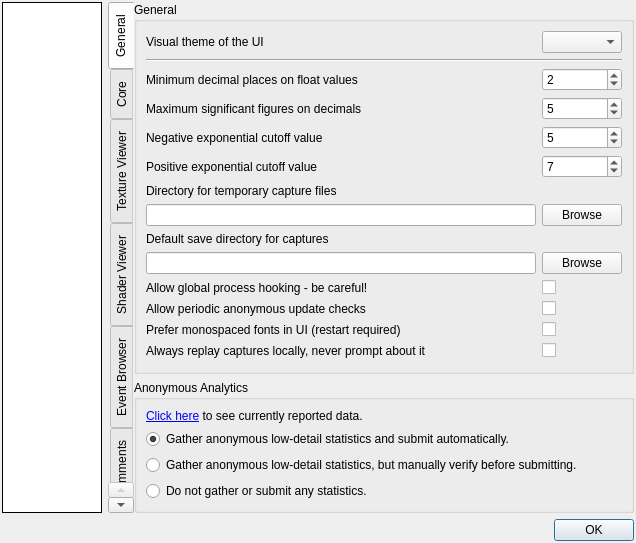
<?xml version="1.0" encoding="UTF-8"?>
<ui version="4.0">
 <class>SettingsDialog</class>
 <widget class="QWidget" name="SettingsDialog">
  <property name="geometry">
   <rect>
    <x>0</x>
    <y>0</y>
    <width>561</width>
    <height>519</height>
   </rect>
  </property>
  <property name="windowTitle">
   <string>Settings</string>
  </property>
  <layout class="QGridLayout" name="gridLayout">
   <property name="leftMargin">
    <number>2</number>
   </property>
   <property name="topMargin">
    <number>2</number>
   </property>
   <property name="rightMargin">
    <number>2</number>
   </property>
   <property name="bottomMargin">
    <number>2</number>
   </property>
   <item row="1" column="2">
    <widget class="QDialogButtonBox" name="okButton">
     <property name="standardButtons">
      <set>QDialogButtonBox::Ok</set>
     </property>
    </widget>
   </item>
   <item row="0" column="0">
    <widget class="QListWidget" name="pages">
     <property name="sizePolicy">
      <sizepolicy hsizetype="Minimum" vsizetype="Expanding">
       <horstretch>0</horstretch>
       <verstretch>0</verstretch>
      </sizepolicy>
     </property>
     <property name="frameShape">
      <enum>QFrame::Panel</enum>
     </property>
     <property name="frameShadow">
      <enum>QFrame::Plain</enum>
     </property>
     <property name="horizontalScrollBarPolicy">
      <enum>Qt::ScrollBarAlwaysOff</enum>
     </property>
     <property name="sizeAdjustPolicy">
      <enum>QAbstractScrollArea::AdjustToContents</enum>
     </property>
     <property name="editTriggers">
      <set>QAbstractItemView::NoEditTriggers</set>
     </property>
     <property name="selectionBehavior">
      <enum>QAbstractItemView::SelectRows</enum>
     </property>
     <property name="textElideMode">
      <enum>Qt::ElideNone</enum>
     </property>
     <property name="resizeMode">
      <enum>QListView::Adjust</enum>
     </property>
    </widget>
   </item>
   <item row="0" column="2">
    <widget class="QTabWidget" name="tabWidget">
     <property name="tabPosition">
      <enum>QTabWidget::West</enum>
     </property>
     <property name="currentIndex">
      <number>0</number>
     </property>
     <property name="documentMode">
      <bool>true</bool>
     </property>
     <widget class="QWidget" name="general">
      <attribute name="title">
       <string>General</string>
      </attribute>
      <layout class="QVBoxLayout" name="verticalLayout_3">
       <property name="leftMargin">
        <number>0</number>
       </property>
       <property name="topMargin">
        <number>0</number>
       </property>
       <property name="rightMargin">
        <number>0</number>
       </property>
       <property name="bottomMargin">
        <number>0</number>
       </property>
       <item>
        <widget class="QGroupBox" name="groupBox">
         <property name="title">
          <string>General</string>
         </property>
         <layout class="QGridLayout" name="gridLayout_5">
          <item row="6" column="0">
           <widget class="QLabel" name="label_5">
            <property name="toolTip">
             <string>Changes the directory where capture files are saved after being created, until saved manually or deleted.

Defaults to %TEMP%.</string>
            </property>
            <property name="text">
             <string>Directory for temporary capture files</string>
            </property>
           </widget>
          </item>
          <item row="4" column="1">
           <widget class="QSpinBox" name="Formatter_NegExp">
            <property name="toolTip">
             <string>Any numbers smaller than this exponent will be displayed in scientific notation.
E.g. a value of 3 means 0.005 / 10 = 5E-4</string>
            </property>
            <property name="value">
             <number>5</number>
            </property>
           </widget>
          </item>
          <item row="14" column="1">
           <spacer name="verticalSpacer">
            <property name="orientation">
             <enum>Qt::Vertical</enum>
            </property>
            <property name="sizeHint" stdset="0">
             <size>
              <width>0</width>
              <height>0</height>
             </size>
            </property>
           </spacer>
          </item>
          <item row="7" column="0">
           <widget class="QLineEdit" name="tempDirectory">
            <property name="toolTip">
             <string>Changes the directory where capture files are saved after being created, until saved manually or deleted.

Defaults to %TEMP%.</string>
            </property>
           </widget>
          </item>
          <item row="7" column="1">
           <widget class="QPushButton" name="browseTempCaptureDirectory">
            <property name="toolTip">
             <string>Changes the directory where capture files are saved after being created, until saved manually or deleted.

Defaults to %TEMP%.</string>
            </property>
            <property name="text">
             <string>Browse</string>
            </property>
           </widget>
          </item>
          <item row="9" column="1">
           <widget class="QPushButton" name="browseSaveCaptureDirectory">
            <property name="toolTip">
             <string>Changes the default directory for the save dialog when saving capture files.

Defaults to blank, which follows system default behaviour.</string>
            </property>
            <property name="text">
             <string>Browse</string>
            </property>
           </widget>
          </item>
          <item row="10" column="1">
           <widget class="QCheckBox" name="AllowGlobalHook">
            <property name="toolTip">
             <string>Enables functionality on the capture application window that will insert RenderDoc automatically
into all new processes created - then inject into the target (matching) executable.

Useful for capturing programs indirectly that can't easily be launched directly by RenderDoc

Since this is a global system hook it must be used carefully and only when necessary!</string>
            </property>
            <property name="text">
             <string/>
            </property>
           </widget>
          </item>
          <item row="11" column="1">
           <widget class="QCheckBox" name="CheckUpdate_AllowChecks">
            <property name="toolTip">
             <string>Allows RenderDoc to phone home to https://renderdoc.org to anonymously check for new versions.</string>
            </property>
            <property name="text">
             <string/>
            </property>
           </widget>
          </item>
          <item row="12" column="1">
           <widget class="QCheckBox" name="Font_PreferMonospaced">
            <property name="toolTip">
             <string>Wherever possible a monospaced font will be used instead of the default font</string>
            </property>
            <property name="text">
             <string/>
            </property>
           </widget>
          </item>
          <item row="3" column="1">
           <widget class="QSpinBox" name="Formatter_MaxFigures">
            <property name="toolTip">
             <string>No more significant figures than this will be displayed on floats.
e.g. a value of 5 means 0.123456789 will display as 0.12345</string>
            </property>
            <property name="value">
             <number>5</number>
            </property>
           </widget>
          </item>
          <item row="9" column="0">
           <widget class="QLineEdit" name="saveDirectory">
            <property name="toolTip">
             <string>Changes the default directory for the save dialog when saving capture files.

Defaults to blank, which follows system default behaviour.</string>
            </property>
           </widget>
          </item>
          <item row="5" column="1">
           <widget class="QSpinBox" name="Formatter_PosExp">
            <property name="toolTip">
             <string>Any numbers larger than this exponent will be displayed in scientific notation.
e.g. 1000 * 10 = 1e4</string>
            </property>
            <property name="value">
             <number>7</number>
            </property>
            <property name="displayIntegerBase">
             <number>10</number>
            </property>
           </widget>
          </item>
          <item row="13" column="0">
           <widget class="QLabel" name="label_10">
            <property name="toolTip">
             <string>If a capture is marked as being created on a significantly different system (different OS or platform)
as is currently running, then by default the UI will prompt to ask if you want to replay on a remote context.

This option overrides that and will always replay locally if the local context is selected.</string>
            </property>
            <property name="text">
             <string>Always replay captures locally, never prompt about it</string>
            </property>
           </widget>
          </item>
          <item row="13" column="1">
           <widget class="QCheckBox" name="AlwaysReplayLocally">
            <property name="toolTip">
             <string>If a capture is marked as being created on a significantly different system (different OS or platform)
as is currently running, then by default the UI will prompt to ask if you want to replay on a remote context.

This option overrides that and will always replay locally if the local context is selected.</string>
            </property>
            <property name="text">
             <string/>
            </property>
           </widget>
          </item>
          <item row="0" column="1">
           <widget class="QComboBox" name="UIStyle">
            <property name="toolTip">
             <string>Selects the theme to display the UI in. These themes are available:&lt;br&gt;</string>
            </property>
            <property name="insertPolicy">
             <enum>QComboBox::NoInsert</enum>
            </property>
            <property name="sizeAdjustPolicy">
             <enum>QComboBox::AdjustToContents</enum>
            </property>
           </widget>
          </item>
          <item row="0" column="0">
           <widget class="QLabel" name="UIStyle_label">
            <property name="text">
             <string>Visual theme of the UI</string>
            </property>
           </widget>
          </item>
          <item row="1" column="0" colspan="2">
           <widget class="Line" name="line">
            <property name="orientation">
             <enum>Qt::Horizontal</enum>
            </property>
           </widget>
          </item>
          <item row="5" column="0">
           <widget class="QLabel" name="label_4">
            <property name="toolTip">
             <string>Any numbers larger than this exponent will be displayed in scientific notation.
e.g. 1000 * 10 = 1e4</string>
            </property>
            <property name="text">
             <string>Positive exponential cutoff value</string>
            </property>
           </widget>
          </item>
          <item row="12" column="0">
           <widget class="QLabel" name="label_9">
            <property name="toolTip">
             <string>Wherever possible a monospaced font will be used instead of the default font</string>
            </property>
            <property name="text">
             <string>Prefer monospaced fonts in UI (restart required)</string>
            </property>
           </widget>
          </item>
          <item row="2" column="1">
           <widget class="QSpinBox" name="Formatter_MinFigures">
            <property name="toolTip">
             <string>Decimals will display at least this many digits.
e.g. a value of 2 means 0 will display as 0.00, 0.5 as 0.50</string>
            </property>
            <property name="value">
             <number>2</number>
            </property>
           </widget>
          </item>
          <item row="8" column="0">
           <widget class="QLabel" name="label_6">
            <property name="toolTip">
             <string>Changes the default directory for the save dialog when saving capture files.

Defaults to blank, which follows system default behaviour.</string>
            </property>
            <property name="text">
             <string>Default save directory for captures</string>
            </property>
           </widget>
          </item>
          <item row="4" column="0">
           <widget class="QLabel" name="label_3">
            <property name="toolTip">
             <string>Any numbers smaller than this exponent will be displayed in scientific notation.
E.g. a value of 3 means 0.005 / 10 = 5E-4</string>
            </property>
            <property name="text">
             <string>Negative exponential cutoff value</string>
            </property>
           </widget>
          </item>
          <item row="2" column="0">
           <widget class="QLabel" name="label">
            <property name="toolTip">
             <string>Decimals will display at least this many digits.
e.g. a value of 2 means 0 will display as 0.00, 0.5 as 0.50</string>
            </property>
            <property name="text">
             <string>Minimum decimal places on float values</string>
            </property>
           </widget>
          </item>
          <item row="10" column="0">
           <widget class="QLabel" name="globalHookLabel">
            <property name="toolTip">
             <string>Enables functionality on the capture application window that will insert RenderDoc automatically
into all new processes created - then inject into the target (matching) executable.

Useful for capturing programs indirectly that can't easily be launched directly by RenderDoc

Since this is a global system hook it must be used carefully and only when necessary!</string>
            </property>
            <property name="text">
             <string>Allow global process hooking - be careful!</string>
            </property>
           </widget>
          </item>
          <item row="3" column="0">
           <widget class="QLabel" name="label_2">
            <property name="toolTip">
             <string>No more significant figures than this will be displayed on floats.
e.g. a value of 5 means 0.123456789 will display as 0.12345</string>
            </property>
            <property name="text">
             <string>Maximum significant figures on decimals</string>
            </property>
           </widget>
          </item>
          <item row="11" column="0">
           <widget class="QLabel" name="label_8">
            <property name="toolTip">
             <string>Allows RenderDoc to phone home to https://renderdoc.org to anonymously check for new versions.</string>
            </property>
            <property name="text">
             <string>Allow periodic anonymous update checks</string>
            </property>
           </widget>
          </item>
         </layout>
        </widget>
       </item>
       <item>
        <widget class="QGroupBox" name="groupBox_9">
         <property name="title">
          <string>Anonymous Analytics</string>
         </property>
         <layout class="QVBoxLayout" name="verticalLayout_4">
          <item>
           <widget class="QLabel" name="analyticsDescribeLabel">
            <property name="text">
             <string>&lt;html&gt;&lt;head/&gt;&lt;body&gt;&lt;p&gt;&lt;a href=&quot;#analyticsDescribe&quot;&gt;&lt;span style=&quot; text-decoration: underline; color:#0000ff;&quot;&gt;Click here&lt;/span&gt;&lt;/a&gt; to see currently reported data.&lt;/p&gt;&lt;/body&gt;&lt;/html&gt;</string>
            </property>
           </widget>
          </item>
          <item>
           <widget class="QRadioButton" name="analyticsAutoSubmit">
            <property name="text">
             <string>Gather anonymous low-detail statistics and submit automatically.</string>
            </property>
            <property name="checked">
             <bool>true</bool>
            </property>
           </widget>
          </item>
          <item>
           <widget class="QRadioButton" name="analyticsManualCheck">
            <property name="text">
             <string>Gather anonymous low-detail statistics, but manually verify before submitting.</string>
            </property>
           </widget>
          </item>
          <item>
           <widget class="QRadioButton" name="analyticsOptOut">
            <property name="text">
             <string>Do not gather or submit any statistics.</string>
            </property>
           </widget>
          </item>
         </layout>
        </widget>
       </item>
      </layout>
     </widget>
     <widget class="QWidget" name="core">
      <attribute name="title">
       <string>Core</string>
      </attribute>
      <layout class="QHBoxLayout" name="horizontalLayout_2">
       <property name="leftMargin">
        <number>0</number>
       </property>
       <property name="topMargin">
        <number>0</number>
       </property>
       <property name="rightMargin">
        <number>0</number>
       </property>
       <property name="bottomMargin">
        <number>0</number>
       </property>
       <item>
        <widget class="QGroupBox" name="groupBox_2">
         <property name="title">
          <string>Core</string>
         </property>
         <layout class="QGridLayout" name="gridLayout_2">
          <item row="0" column="0">
           <widget class="QLabel" name="label_11">
            <property name="sizePolicy">
             <sizepolicy hsizetype="Expanding" vsizetype="Preferred">
              <horstretch>0</horstretch>
              <verstretch>0</verstretch>
             </sizepolicy>
            </property>
            <property name="text">
             <string>Shader debug search paths</string>
            </property>
           </widget>
          </item>
          <item row="0" column="1">
           <widget class="QPushButton" name="chooseSearchPaths">
            <property name="text">
             <string>Choose paths</string>
            </property>
           </widget>
          </item>
          <item row="1" column="0" colspan="2">
           <widget class="QLabel" name="label_17">
            <property name="toolTip">
             <string>Changes the directory where capture files are saved after being created, until saved manually or deleted.

Defaults to %TEMP%.</string>
            </property>
            <property name="text">
             <string>Path to Radeon GPU Profiler executable</string>
            </property>
           </widget>
          </item>
          <item row="2" column="0">
           <widget class="QLineEdit" name="ExternalTool_RadeonGPUProfiler">
            <property name="toolTip">
             <string>Changes the directory where capture files are saved after being created, until saved manually or deleted.

Defaults to %TEMP%.</string>
            </property>
           </widget>
          </item>
          <item row="2" column="1">
           <widget class="QPushButton" name="browseRGPPath">
            <property name="toolTip">
             <string>Changes the directory where capture files are saved after being created, until saved manually or deleted.

Defaults to %TEMP%.</string>
            </property>
            <property name="text">
             <string>Browse</string>
            </property>
           </widget>
          </item>
          <item row="3" column="0" colspan="2">
           <spacer name="verticalSpacer_2">
            <property name="orientation">
             <enum>Qt::Vertical</enum>
            </property>
            <property name="sizeHint" stdset="0">
             <size>
              <width>20</width>
              <height>387</height>
             </size>
            </property>
           </spacer>
          </item>
         </layout>
        </widget>
       </item>
      </layout>
     </widget>
     <widget class="QWidget" name="textureTab">
      <attribute name="title">
       <string>Texture Viewer</string>
      </attribute>
      <layout class="QHBoxLayout" name="horizontalLayout_3">
       <property name="leftMargin">
        <number>0</number>
       </property>
       <property name="topMargin">
        <number>0</number>
       </property>
       <property name="rightMargin">
        <number>0</number>
       </property>
       <property name="bottomMargin">
        <number>0</number>
       </property>
       <item>
        <widget class="QGroupBox" name="groupBox_3">
         <property name="title">
          <string>Texture Viewer</string>
         </property>
         <layout class="QGridLayout" name="gridLayout_3">
          <item row="0" column="0">
           <widget class="QLabel" name="label_12">
            <property name="sizePolicy">
             <sizepolicy hsizetype="Expanding" vsizetype="Preferred">
              <horstretch>0</horstretch>
              <verstretch>0</verstretch>
             </sizepolicy>
            </property>
            <property name="toolTip">
             <string>Reset visible range when changing event or texture</string>
            </property>
            <property name="text">
             <string>Reset Range on changing selection</string>
            </property>
           </widget>
          </item>
          <item row="0" column="1">
           <widget class="QCheckBox" name="TextureViewer_ResetRange">
            <property name="minimumSize">
             <size>
              <width>50</width>
              <height>0</height>
             </size>
            </property>
            <property name="toolTip">
             <string>Reset visible range when changing event or texture</string>
            </property>
            <property name="text">
             <string/>
            </property>
           </widget>
          </item>
          <item row="1" column="0">
           <widget class="QLabel" name="label_13">
            <property name="sizePolicy">
             <sizepolicy hsizetype="Expanding" vsizetype="Preferred">
              <horstretch>0</horstretch>
              <verstretch>0</verstretch>
             </sizepolicy>
            </property>
            <property name="toolTip">
             <string>The visible channels (RGBA) and selected mip/slice are remembered and restored per-texture.</string>
            </property>
            <property name="text">
             <string>Visible channels &amp; mip/slice saved per-texture</string>
            </property>
           </widget>
          </item>
          <item row="1" column="1">
           <widget class="QCheckBox" name="TextureViewer_PerTexSettings">
            <property name="minimumSize">
             <size>
              <width>50</width>
              <height>0</height>
             </size>
            </property>
            <property name="toolTip">
             <string>The visible channels (RGBA) and selected mip/slice are remembered and restored per-texture.</string>
            </property>
            <property name="text">
             <string/>
            </property>
           </widget>
          </item>
          <item row="2" column="1">
           <spacer name="verticalSpacer_3">
            <property name="orientation">
             <enum>Qt::Vertical</enum>
            </property>
            <property name="sizeHint" stdset="0">
             <size>
              <width>20</width>
              <height>378</height>
             </size>
            </property>
           </spacer>
          </item>
         </layout>
        </widget>
       </item>
      </layout>
     </widget>
     <widget class="QWidget" name="shaderTab">
      <attribute name="title">
       <string>Shader Viewer</string>
      </attribute>
      <layout class="QVBoxLayout" name="verticalLayout">
       <property name="leftMargin">
        <number>0</number>
       </property>
       <property name="topMargin">
        <number>0</number>
       </property>
       <property name="rightMargin">
        <number>0</number>
       </property>
       <property name="bottomMargin">
        <number>0</number>
       </property>
       <item>
        <widget class="QGroupBox" name="groupBox_4">
         <property name="sizePolicy">
          <sizepolicy hsizetype="Preferred" vsizetype="Preferred">
           <horstretch>0</horstretch>
           <verstretch>0</verstretch>
          </sizepolicy>
         </property>
         <property name="title">
          <string>Shader Viewer</string>
         </property>
         <layout class="QGridLayout" name="gridLayout_6">
          <item row="0" column="0">
           <widget class="QLabel" name="label_14">
            <property name="sizePolicy">
             <sizepolicy hsizetype="Expanding" vsizetype="Preferred">
              <horstretch>0</horstretch>
              <verstretch>0</verstretch>
             </sizepolicy>
            </property>
            <property name="toolTip">
             <string>In disassembly view, rename constant registers to their names from shader reflection data</string>
            </property>
            <property name="text">
             <string>Rename disassembly registers</string>
            </property>
           </widget>
          </item>
          <item row="0" column="1">
           <widget class="QCheckBox" name="ShaderViewer_FriendlyNaming">
            <property name="minimumSize">
             <size>
              <width>50</width>
              <height>0</height>
             </size>
            </property>
            <property name="toolTip">
             <string>In disassembly view, rename constant registers to their names from shader reflection data</string>
            </property>
            <property name="text">
             <string/>
            </property>
           </widget>
          </item>
         </layout>
        </widget>
       </item>
       <item>
        <widget class="QGroupBox" name="groupBox_5">
         <property name="sizePolicy">
          <sizepolicy hsizetype="Preferred" vsizetype="MinimumExpanding">
           <horstretch>0</horstretch>
           <verstretch>0</verstretch>
          </sizepolicy>
         </property>
         <property name="title">
          <string>Vulkan Disassemblers</string>
         </property>
         <layout class="QGridLayout" name="gridLayout_4">
          <item row="0" column="0">
           <widget class="QLabel" name="label_16">
            <property name="text">
             <string>&lt;html&gt;&lt;head/&gt;&lt;body&gt;&lt;p&gt;Available SPIR-V Disassemblers. Click items to edit, drag row header to change priority.&lt;/p&gt;&lt;/body&gt;&lt;/html&gt;</string>
            </property>
           </widget>
          </item>
          <item row="3" column="0" colspan="2">
           <spacer name="verticalSpacer_4">
            <property name="orientation">
             <enum>Qt::Vertical</enum>
            </property>
            <property name="sizeHint" stdset="0">
             <size>
              <width>20</width>
              <height>40</height>
             </size>
            </property>
           </spacer>
          </item>
          <item row="1" column="0" colspan="2">
           <widget class="RDTableWidget" name="disassemblers">
            <property name="editTriggers">
             <set>QAbstractItemView::AnyKeyPressed|QAbstractItemView::DoubleClicked|QAbstractItemView::EditKeyPressed|QAbstractItemView::SelectedClicked</set>
            </property>
            <property name="alternatingRowColors">
             <bool>true</bool>
            </property>
            <property name="selectionMode">
             <enum>QAbstractItemView::SingleSelection</enum>
            </property>
            <property name="selectionBehavior">
             <enum>QAbstractItemView::SelectRows</enum>
            </property>
            <property name="textElideMode">
             <enum>Qt::ElideMiddle</enum>
            </property>
            <property name="cornerButtonEnabled">
             <bool>false</bool>
            </property>
            <attribute name="horizontalHeaderHighlightSections">
             <bool>false</bool>
            </attribute>
            <attribute name="verticalHeaderHighlightSections">
             <bool>false</bool>
            </attribute>
           </widget>
          </item>
          <item row="2" column="0" colspan="2">
           <layout class="QHBoxLayout" name="horizontalLayout_6">
            <item>
             <spacer name="horizontalSpacer">
              <property name="orientation">
               <enum>Qt::Horizontal</enum>
              </property>
              <property name="sizeHint" stdset="0">
               <size>
                <width>40</width>
                <height>20</height>
               </size>
              </property>
             </spacer>
            </item>
            <item>
             <widget class="QPushButton" name="addDisasm">
              <property name="text">
               <string>Add</string>
              </property>
             </widget>
            </item>
            <item>
             <widget class="QPushButton" name="deleteDisasm">
              <property name="text">
               <string>Delete</string>
              </property>
             </widget>
            </item>
           </layout>
          </item>
         </layout>
        </widget>
       </item>
      </layout>
     </widget>
     <widget class="QWidget" name="eventTab">
      <attribute name="title">
       <string>Event Browser</string>
      </attribute>
      <layout class="QHBoxLayout" name="horizontalLayout_4">
       <property name="leftMargin">
        <number>0</number>
       </property>
       <property name="topMargin">
        <number>0</number>
       </property>
       <property name="rightMargin">
        <number>0</number>
       </property>
       <property name="bottomMargin">
        <number>0</number>
       </property>
       <item>
        <widget class="QGroupBox" name="groupBox_6">
         <property name="title">
          <string>Event Browser</string>
         </property>
         <layout class="QGridLayout" name="gridLayout_7">
          <item row="3" column="0">
           <widget class="QLabel" name="label_21">
            <property name="toolTip">
             <string>In the Event Browser and Timeline Bar, marker sections that contain only non-draw API calls - e.g. only queries, or only state setting - will be completely removed</string>
            </property>
            <property name="text">
             <string>Hide marker sections with only non-draw API calls (requires file reload)</string>
            </property>
            <property name="wordWrap">
             <bool>true</bool>
            </property>
           </widget>
          </item>
          <item row="3" column="1">
           <widget class="QCheckBox" name="EventBrowser_HideAPICalls">
            <property name="toolTip">
             <string>In the Event Browser and Timeline Bar, marker sections that contain only non-draw API calls - e.g. only queries, or only state setting - will be completely removed</string>
            </property>
            <property name="text">
             <string/>
            </property>
           </widget>
          </item>
          <item row="2" column="1">
           <widget class="QCheckBox" name="EventBrowser_HideEmpty">
            <property name="toolTip">
             <string>In the Event Browser and Timeline Bar, marker sections that contain no API calls or drawcalls will be completely removed</string>
            </property>
            <property name="text">
             <string/>
            </property>
           </widget>
          </item>
          <item row="2" column="0">
           <widget class="QLabel" name="label_20">
            <property name="toolTip">
             <string>In the Event Browser and Timeline Bar, marker sections that contain no API calls or drawcalls will be completely removed</string>
            </property>
            <property name="text">
             <string>Hide empty marker sections (requires file reload)</string>
            </property>
           </widget>
          </item>
          <item row="0" column="1">
           <widget class="QComboBox" name="EventBrowser_TimeUnit">
            <property name="toolTip">
             <string>The time unit to use when displaying the duration column in the event browser</string>
            </property>
           </widget>
          </item>
          <item row="7" column="0">
           <spacer name="verticalSpacer_5">
            <property name="orientation">
             <enum>Qt::Vertical</enum>
            </property>
            <property name="sizeHint" stdset="0">
             <size>
              <width>20</width>
              <height>297</height>
             </size>
            </property>
           </spacer>
          </item>
          <item row="0" column="0">
           <widget class="QLabel" name="label_19">
            <property name="sizePolicy">
             <sizepolicy hsizetype="Expanding" vsizetype="Preferred">
              <horstretch>0</horstretch>
              <verstretch>0</verstretch>
             </sizepolicy>
            </property>
            <property name="toolTip">
             <string>The time unit to use when displaying the duration column in the event browser</string>
            </property>
            <property name="text">
             <string>Time unit used for drawcall durations</string>
            </property>
           </widget>
          </item>
          <item row="5" column="0">
           <widget class="QLabel" name="label_23">
            <property name="toolTip">
             <string>When coloring marker sections in the Event Browser, the whole row of a marker region will be colored, not just a bar to the left of its children.</string>
            </property>
            <property name="text">
             <string>    - Colorise whole row for marker regions</string>
            </property>
           </widget>
          </item>
          <item row="4" column="0">
           <widget class="QLabel" name="label_22">
            <property name="toolTip">
             <string>In the Event Browser and Timeline Bar, marker sections and marker labels will be colored with an API-specified color.
</string>
            </property>
            <property name="text">
             <string>Apply marker colors (requires file reload)</string>
            </property>
           </widget>
          </item>
          <item row="5" column="1">
           <widget class="QCheckBox" name="EventBrowser_ColorEventRow">
            <property name="toolTip">
             <string>When coloring marker sections in the Event Browser, the whole row of a marker region will be colored, not just a bar to the left of its children.</string>
            </property>
            <property name="text">
             <string/>
            </property>
           </widget>
          </item>
          <item row="4" column="1">
           <widget class="QCheckBox" name="EventBrowser_ApplyColors">
            <property name="toolTip">
             <string>In the Event Browser and Timeline Bar, marker sections and marker labels will be colored with an API-specified color.
</string>
            </property>
            <property name="text">
             <string/>
            </property>
           </widget>
          </item>
          <item row="1" column="0">
           <widget class="QLabel" name="label_15">
            <property name="toolTip">
             <string>In the Event Browser, add fake markers if none are found in the capture.</string>
            </property>
            <property name="text">
             <string>Add fake markers if none present (requires capture reload)</string>
            </property>
            <property name="wordWrap">
             <bool>true</bool>
            </property>
           </widget>
          </item>
          <item row="1" column="1">
           <widget class="QCheckBox" name="EventBrowser_AddFake">
            <property name="toolTip">
             <string>In the Event Browser, add fake markers if none are found in the capture.</string>
            </property>
           </widget>
          </item>
         </layout>
        </widget>
       </item>
      </layout>
     </widget>
     <widget class="QWidget" name="commentsTab">
      <attribute name="title">
       <string>Comments</string>
      </attribute>
      <layout class="QVBoxLayout" name="verticalLayout_2">
       <property name="leftMargin">
        <number>0</number>
       </property>
       <property name="topMargin">
        <number>0</number>
       </property>
       <property name="rightMargin">
        <number>0</number>
       </property>
       <property name="bottomMargin">
        <number>0</number>
       </property>
       <item>
        <widget class="QGroupBox" name="groupBox_8">
         <property name="title">
          <string>Capture Comments</string>
         </property>
         <layout class="QGridLayout" name="gridLayout_9">
          <item row="0" column="0">
           <widget class="QLabel" name="label_32">
            <property name="sizePolicy">
             <sizepolicy hsizetype="Expanding" vsizetype="Preferred">
              <horstretch>0</horstretch>
              <verstretch>0</verstretch>
             </sizepolicy>
            </property>
            <property name="toolTip">
             <string>When loading a capture with comments in it, show the comments viewer and focus it when the capture is loaded.

Only happens if the capture is not in the recent files list.</string>
            </property>
            <property name="text">
             <string>Show capture comments on load</string>
            </property>
            <property name="wordWrap">
             <bool>true</bool>
            </property>
           </widget>
          </item>
          <item row="0" column="1">
           <widget class="QCheckBox" name="Comments_ShowOnLoad">
            <property name="toolTip">
             <string>When loading a capture with comments in it, show the comments viewer and focus it when the capture is loaded.

Only happens if the capture is not in the recent files list.</string>
            </property>
           </widget>
          </item>
          <item row="1" column="0">
           <spacer name="verticalSpacer_7">
            <property name="orientation">
             <enum>Qt::Vertical</enum>
            </property>
            <property name="sizeHint" stdset="0">
             <size>
              <width>20</width>
              <height>297</height>
             </size>
            </property>
           </spacer>
          </item>
         </layout>
        </widget>
       </item>
      </layout>
     </widget>
     <widget class="QWidget" name="androidTab">
      <attribute name="title">
       <string>Android</string>
      </attribute>
      <layout class="QHBoxLayout" name="horizontalLayout_5">
       <property name="leftMargin">
        <number>0</number>
       </property>
       <property name="topMargin">
        <number>0</number>
       </property>
       <property name="rightMargin">
        <number>0</number>
       </property>
       <property name="bottomMargin">
        <number>0</number>
       </property>
       <item>
        <widget class="QGroupBox" name="groupBox_7">
         <property name="title">
          <string>Android</string>
         </property>
         <layout class="QGridLayout" name="gridLayout_8">
          <item row="2" column="0">
           <widget class="QLabel" name="label_7">
            <property name="text">
             <string>Java JDK path</string>
            </property>
           </widget>
          </item>
          <item row="0" column="0">
           <widget class="QLabel" name="label_24">
            <property name="toolTip">
             <string>The location of adb.exe, used to control Android devices.</string>
            </property>
            <property name="text">
             <string>Android SDK root path</string>
            </property>
           </widget>
          </item>
          <item row="5" column="0">
           <spacer name="verticalSpacer_6">
            <property name="orientation">
             <enum>Qt::Vertical</enum>
            </property>
            <property name="sizeHint" stdset="0">
             <size>
              <width>20</width>
              <height>325</height>
             </size>
            </property>
           </spacer>
          </item>
          <item row="4" column="0">
           <widget class="QLabel" name="label_25">
            <property name="toolTip">
             <string>Maximum time to try connecting to the target app.</string>
            </property>
            <property name="text">
             <string>Max Connection Timeout (seconds)</string>
            </property>
           </widget>
          </item>
          <item row="4" column="1">
           <widget class="QDoubleSpinBox" name="Android_MaxConnectTimeout">
            <property name="toolTip">
             <string>Maximum time to try connecting to the target app.</string>
            </property>
            <property name="decimals">
             <number>0</number>
            </property>
            <property name="maximum">
             <double>120.000000000000000</double>
            </property>
           </widget>
          </item>
          <item row="1" column="0">
           <widget class="QLineEdit" name="Android_SDKPath">
            <property name="toolTip">
             <string>The location of adb.exe, used to control Android devices.</string>
            </property>
           </widget>
          </item>
          <item row="1" column="1">
           <widget class="QPushButton" name="browseAndroidSDKPath">
            <property name="toolTip">
             <string>The location of adb.exe, used to control Android devices.</string>
            </property>
            <property name="text">
             <string>Browse</string>
            </property>
           </widget>
          </item>
          <item row="3" column="0">
           <widget class="QLineEdit" name="Android_JDKPath"/>
          </item>
          <item row="3" column="1">
           <widget class="QPushButton" name="browseJDKPath">
            <property name="text">
             <string>Browse</string>
            </property>
           </widget>
          </item>
         </layout>
        </widget>
       </item>
      </layout>
     </widget>
    </widget>
   </item>
  </layout>
 </widget>
 <customwidgets>
  <customwidget>
   <class>RDTableWidget</class>
   <extends>QTableWidget</extends>
   <header>Widgets/Extended/RDTableWidget.h</header>
  </customwidget>
 </customwidgets>
 <resources/>
 <connections/>
</ui>
